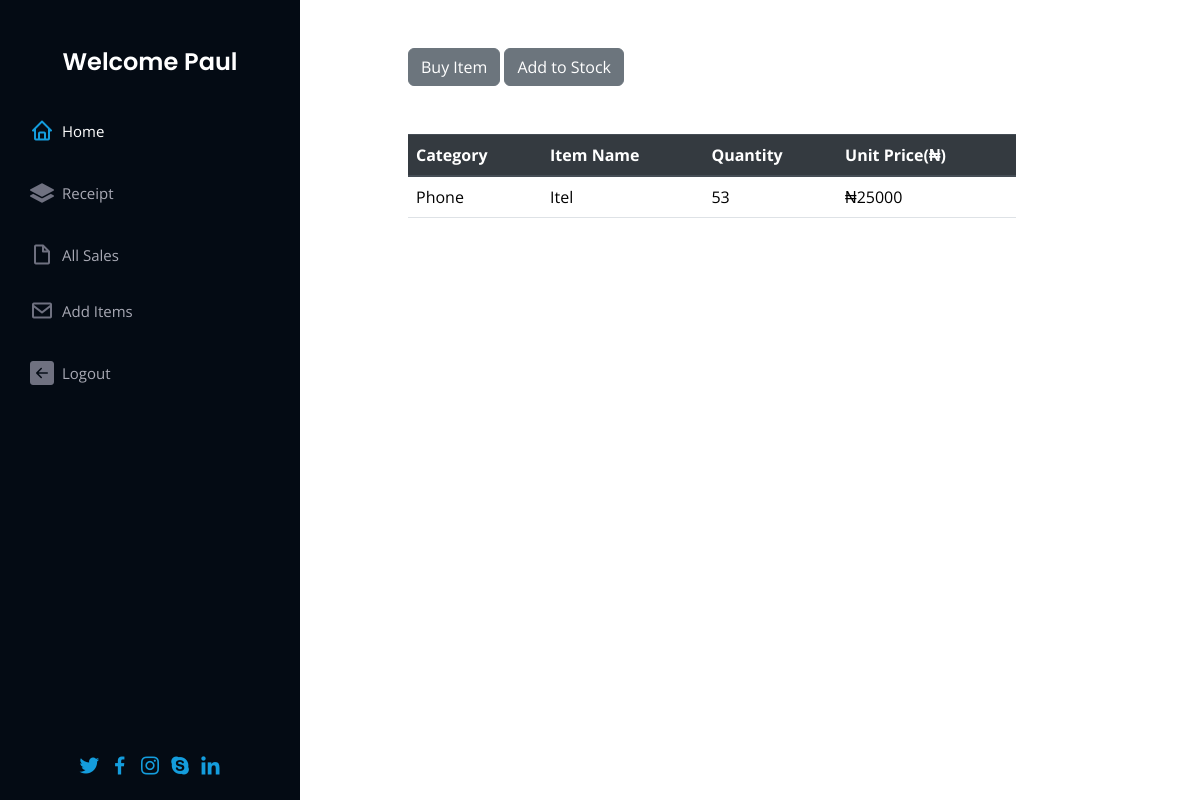
The page /home/2/ (signed in) on the database its author committed.
### inventory/models.py (models this page shows, shortened)
class Product(models.Model):
    category_name = models.ForeignKey(Category, on_delete = models.CASCADE,null = True, blank = False)
    item_name = models.CharField(max_length = 50, null = True, blank = False)
    total_quantity = models.IntegerField(default = 0)
    issued_quantity = models.IntegerField(default = 0)
    received_quantity = models.IntegerField(default = 0)
    unit_price = models.IntegerField(default = 0)
    class Meta:
        ordering = ('-id',)

class Category(models.Model):
    name = models.CharField(max_length = 50, null = True, blank = True)
    def __str__(self):
        return self.name

### inventory/views.py (the view)
# urls.py: path('home/<int:pk>/', Product_Detail.as_view(), name='product_detail'),
class Product_Detail(LoginRequiredMixin, DetailView):
    model = Product
    template_name = 'products/product_detail.html'
    context_object_name = 'product'

### templates/products/product_detail.html
{% extends 'products/base.html'%} {% block content%}
<br></br>
<div class = "container">
    <a href="{% url 'issue_item' product.id %}" ><input type="submit" value="Buy Item" class="btn btn-secondary" btn type="button"/></a>
    <a href="{% url 'add_to_stock' product.id %}" ><input type= "submit" value="Add to Stock" class="btn btn-secondary btn" type="button"/></a>
</div>
<br></br>
<div class = "container">
  <table class="table">
    <thead class="thead-dark">
      <tr>
        <th scope="col">Category</th>
        <th scope="col">Item Name</th>
        <th scope="col">Quantity</th>
        <th scope="col">Unit Price(₦)</th>
      </tr>
    </thead>
    <tbody>
      <tr>
        <td>{{product.category_name}}</td>
        <td>{{product.item_name}}</td>
        <td>{{product.total_quantity}}</td>
        <td>₦{{product.unit_price}}</td>
      </tr>
    </tbody>
  </table>
</div>
{% endblock%}

### templates/products/base.html (shortened to what this page needs)
{% load static %}
<!DOCTYPE html>
<html lang="en">
<head>
  <link rel="stylesheet" href="https://stackpath.bootstrapcdn.com/bootstrap/4.5.0/css/bootstrap.min.css">
  <link rel="stylesheet" href="https://maxcdn.bootstrapcdn.com/font-awesome/4.7.0/css/font-awesome.min.css">
  <link href="{% static 'assets/vendor/aos/aos.css' %}" rel="stylesheet">
  <link href="{% static 'assets/vendor/bootstrap/css/bootstrap.min.css' %}" rel="stylesheet">
  <link href="{% static 'assets/vendor/bootstrap-icons/bootstrap-icons.css' %}" rel="stylesheet">
  <link href="{% static 'assets/vendor/boxicons/css/boxicons.min.css' %}" rel="stylesheet">
  <link href="{% static 'assets/vendor/glightbox/css/glightbox.min.css' %}" rel="stylesheet">
  <link href="{% static 'assets/vendor/swiper/swiper-bundle.min.css' %}" rel="stylesheet">
  {% load static %}
  {% load crispy_forms_tags %}
  {% load bootstrap5 %}
  {% bootstrap_css %}
  <link href="{% static 'assets/css/style.css' %}" rel="stylesheet">
</head>
<body class="mybody">
  <header id="header">
    <div class="d-flex flex-column">
      <div class="profile">
        <h1 class="text-light mt-lg-5 pt"><a href="index.html">Welcome {{user.username}}</a></h1>
      </div>
      <nav id="navbar" class="nav-menu navbar">
        <ul>
          {%  if request.user.is_authenticated %}
          <li><a href="{% url 'home'%}" class="nav-link scrollto active"><i class="bx bx-home"></i> <span>Home</span></a></li>
          <li><a href="{% url 'receipt'%}" class="nav-link scrollto"><i class="bi bi-layers-fill"></i> <span>Receipt</span></a></li>
          <li><a href="{% url 'all_sales'%}" class="nav-link scrollto"><i class="bx bx-file-blank"></i> <span>All Sales</span></a></li>
          <li><a href="{% url 'new_product'%}" class="nav-link scrollto"><i class="bx bx-envelope"></i> <span>Add Items</span></a></li>
          <li><a href="{% url 'logout'%}"class="nav-link scrollto"><i class="bi bi-arrow-left-square-fill"></i> <span>Logout</span></a></li>
          {% else %}
          <li><a href="{% url 'register'%}" class="nav-link scrollto"><i class="bx bx-user"></i></i> <span>SignUp</span></a></li>
          <li><a href="{% url 'login'%}" class="nav-link scrollto"><i class="bi bi-person-check-fill"></i></i> <span>Login</span></a></li>
          {% endif %}
        </ul>
      </nav>
    </div>
  </header>
  <main id="main">
    <div class="row">
      <div class="col-md-3"></div>
      <div class="col-md-8">
        {% block content %}
        {% endblock  %}
      </div>
    </div>
  </main>
  <footer id="footer">
    <div class="container">
      <div class="credits">
        <div class="social-links mt-3 text-center">
          <a href="#" class="twitter"><i class="bx bxl-twitter"></i></a>
          <a href="#" class="facebook"><i class="bx bxl-facebook"></i></a>
          <a href="#" class="instagram"><i class="bx bxl-instagram"></i></a>
          <a href="#" class="google-plus"><i class="bx bxl-skype"></i></a>
          <a href="#" class="linkedin"><i class="bx bxl-linkedin"></i></a>
        </div>
      </div>
    </div>
  </footer>
</body>
</html>

### static/assets/css/style.css (style rules this page uses)
body { font-family: "Open Sans", sans-serif; color: #272829; }
a { color: #149ddd; text-decoration: none; }
h1, h2, h3, h4, h5, h6 { font-family: "Raleway", sans-serif; }
#header { position: fixed; top: 0; left: 0; bottom: 0; width: 300px; transition: all ease-in-out 0.5s; z-index: 9997; transition: all 0.5s; padding: 0 15px; background: #040b14; overflow-y: auto; }
#header .profile h1 { font-size: 24px; margin: 0; padding: 0; font-weight: 600; -moz-text-align-last: center; text-align-last: center; font-family: "Poppins", sans-serif; }
#header .profile h1 a, #header .profile h1 a:hover { color: #fff; text-decoration: none; }
.mybody { background: url(../img/hero-bg.jpg) no-repeat center center fixed; -webkit-background-size: cover; -moz-background-size: cover; -o-background-size: cover; background-size: cover; }
#main { width: 80%; margin-left: 150px; }
.nav-menu { padding: 30px 0 0 0; }
.nav-menu * { margin: 0; padding: 0; list-style: none; }
.nav-menu>ul>li { position: relative; white-space: nowrap; }
.nav-menu a, .nav-menu a:focus { display: flex; align-items: center; color: #a8a9b4; padding: 12px 15px; margin-bottom: 8px; transition: 0.3s; font-size: 15px; }
.nav-menu a i, .nav-menu a:focus i { font-size: 24px; padding-right: 8px; color: #6f7180; }
.nav-menu a:hover, .nav-menu .active, .nav-menu .active:focus, .nav-menu li:hover>a { text-decoration: none; color: #fff; }
.nav-menu a:hover i, .nav-menu .active i, .nav-menu .active:focus i, .nav-menu li:hover>a i { color: #149ddd; }
#footer { padding: 15px; color: #f4f6fd; font-size: 24px; position: fixed; left: 0; bottom: 0; width: 300px; z-index: 9999; background: #040b14; }
#footer .credits { padding-top: 5px; text-align: center; font-size: 24px; color: #eaebf0; }

### rows shown on the page
Product: category_name "Phone", item_name "Itel", total_quantity "53", unit_price "25000"

### other values the page prints
{{ user.username }} "Paul"
